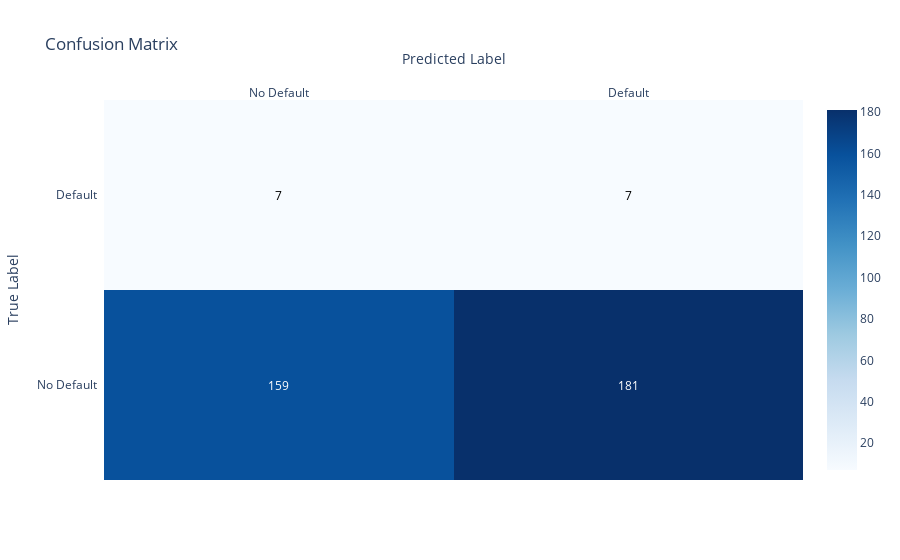

Notebook code for this chart:
### Code cell
# Compute confusion matrix
cm = confusion_matrix(y_test, y_pred_hist, labels=[0, 1])

# Define axis labels
labels = ["No Default", "Default"]

# Create heatmap with Plotly
fig = ff.create_annotated_heatmap(
    z=cm,
    x=labels,      # Predicted
    y=labels,      # Actual
    colorscale='Blues',
    showscale=True,
    annotation_text=[[str(cell) for cell in row] for row in cm],
    hoverinfo="z"
)

fig.update_layout(
    title="Confusion Matrix",
    xaxis_title="Predicted Label",
    yaxis_title="True Label"
)

fig.show()

### Figure 1 — Plotly figure (JSON) as saved in the notebook; plotly's stock layout.template omitted (floating-point values rounded to 4 significant figures)
{"data": [{"colorscale": [[0, "rgb(247,251,255)"], [0.125, "rgb(222,235,247)"], [0.25, "rgb(198,219,239)"], [0.375, "rgb(158,202,225)"], [0.5, "rgb(107,174,214)"], [0.625, "rgb(66,146,198)"], [0.75, "rgb(33,113,181)"], [0.875, "rgb(8,81,156)"], [1, "rgb(8,48,107)"]], "hoverinfo": "z", "reversescale": false, "showscale": true, "type": "heatmap", "x": ["No Default", "Default"], "y": ["No Default", "Default"], "z": [[159, 181], [7, 7]]}], "layout": {"annotations": [{"font": {"color": "#FFFFFF"}, "showarrow": false, "text": "159", "x": "No Default", "xref": "x", "y": "No Default", "yref": "y"}, {"font": {"color": "#FFFFFF"}, "showarrow": false, "text": "181", "x": "Default", "xref": "x", "y": "No Default", "yref": "y"}, {"font": {"color": "#000000"}, "showarrow": false, "text": "7", "x": "No Default", "xref": "x", "y": "Default", "yref": "y"}, {"font": {"color": "#000000"}, "showarrow": false, "text": "7", "x": "Default", "xref": "x", "y": "Default", "yref": "y"}], "title": {"text": "Confusion Matrix"}, "xaxis": {"dtick": 1, "gridcolor": "rgb(0, 0, 0)", "side": "top", "ticks": "", "title": {"text": "Predicted Label"}}, "yaxis": {"dtick": 1, "ticks": "", "ticksuffix": "  ", "title": {"text": "True Label"}}}}
